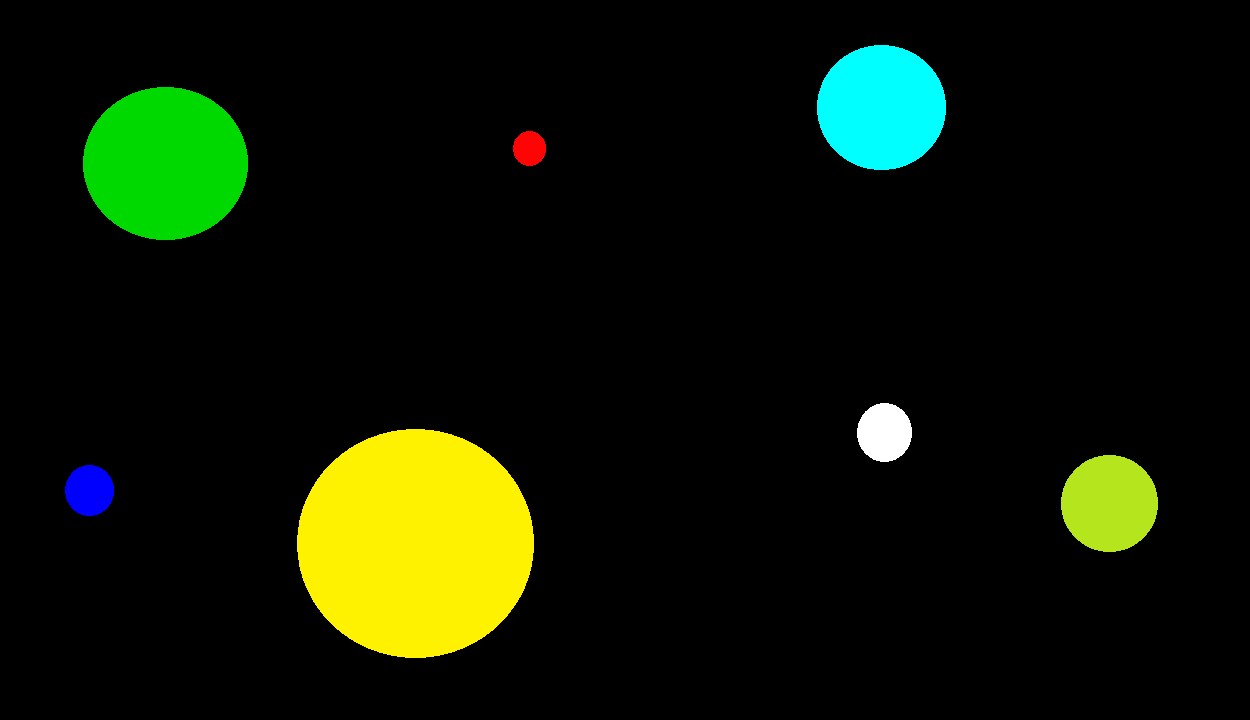
//> input picture colonizer/planets.jpg, 1250 x 720 px
$ ./colonizer1   (built with g++ and OpenCV 4)
//> lines starting //> are read from the running program, lines starting //| are printed output that depends on the picture; after the words box and inside, x2 and y2 are one past the last pixel; in counts of white or black regions, pixels touching at a corner belong together
//> further down, frame is the input picture: 720 rows x 1250 cols, CV_8UC3; mean B, G, R 5.1, 22.4, 14.5
#include <opencv2/opencv.hpp>
#include "opencv2/highgui/highgui.hpp"
#include "opencv2/imgproc/imgproc.hpp"
#include <bits/stdc++.h>
#include <algorithm>

using namespace cv;
using namespace std;

vector<Point> findCity(Mat image){

  cvtColor(image, image, COLOR_BGR2GRAY);
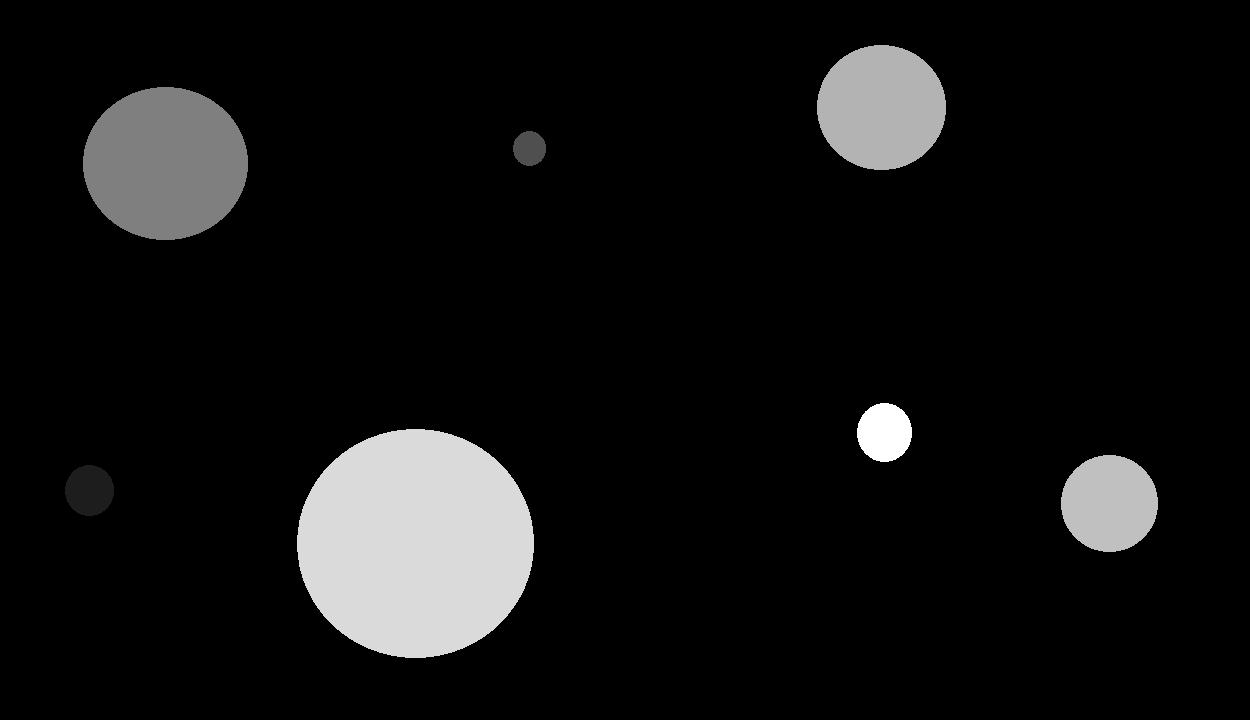
//> image: 720 rows x 1250 cols, CV_8UC1; min 0, max 255, mean 18.1
  vector<Point> city;
  vector<Vec3f> circles;
  Point center;

  HoughCircles( image, circles, CV_HOUGH_GRADIENT, 3, 100, 255, 30, 0, 100 );
//> circles = 6 circles (x, y, radius): [1108.5, 502.5, 48], [169.5, 163.5, 76.2], [880.5, 109.5, 64.8], [883.5, 433.5, 27], [400.5, 559.5, 94.8], [529.5, 148.5, 17.1]

  for( size_t i = 0; i < circles.size(); i++ ) {
    center.x = cvRound(circles[i][0]);
    center.y = cvRound(circles[i][1]);
      // circle center
    circle( image, center, 1, Scalar(255), -1, 1, 0 );
    circle( image, center, cvRound(circles[i][2]), Scalar(255), 1, 1, 0 );
    city.push_back(center);

  }
//> this loop made 6 passes
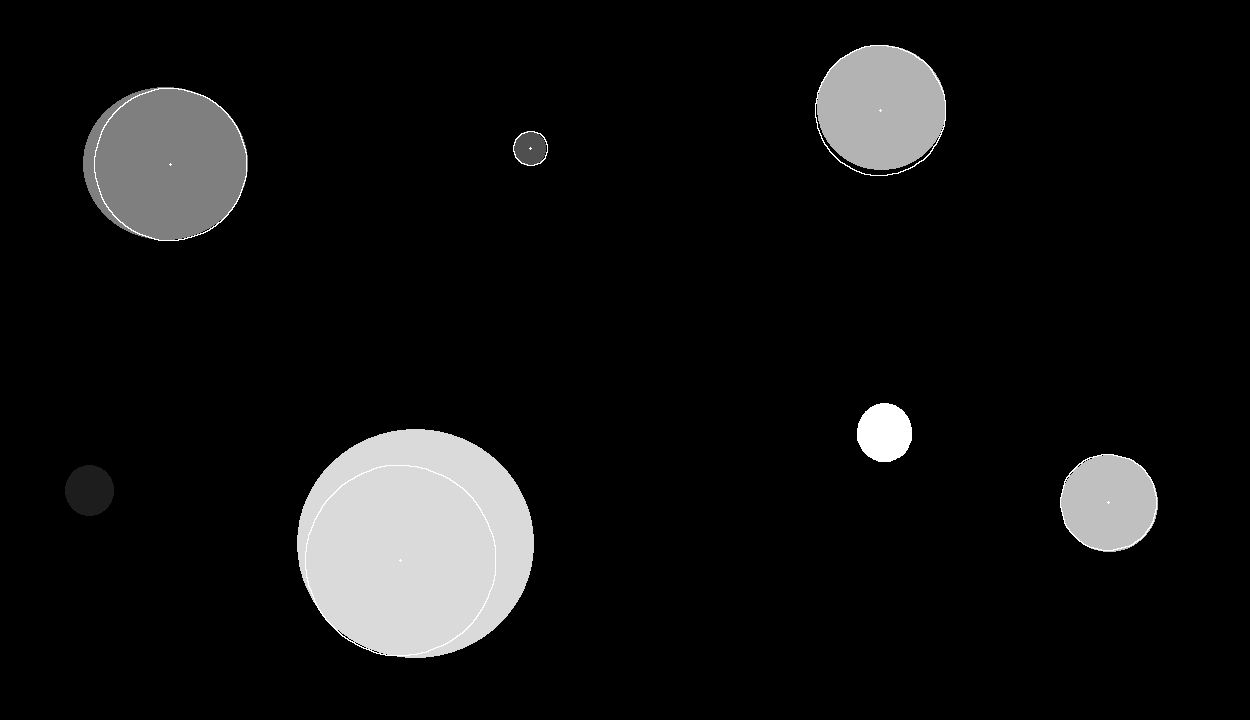
//> image: 720 rows x 1250 cols, CV_8UC1; 0.27% of pixels changed, all inside (x1, y1, x2, y2) = (94, 45, 1157, 656)

	imshow("LocatedCities", image);
	waitKey(0);
	return city;
}

int dist(Point a, Point b) {

	return floor(sqrt(pow(a.x-b.x, 2) + pow(a.y-b.y, 2)) + 0.5);
}

int totalDist(vector<Point> city){
	int sum = 0;
	for(int i=1; i<city.size(); i++)
		sum += dist(city[i], city[i-1]);

	return sum;
}

void optTour(vector<Point>& city) {
	for(int i=3; i<city.size(); i++) {
		if(dist(city[i-3], city[i-1]) < dist(city[i], city[i-2])) {
			int iTotal = totalDist(city);
			swap(city[i-2], city[i-1]);
			int fTotal = totalDist(city);

			if(fTotal > iTotal)
				swap(city[i-2], city[i-1]);
		}
	}
}

void nearestN(vector<Point>& city) {
	for(int i=1; i<city.size(); i++){
		int min = dist(city[i], city[i-1]);
		for(int j=i+1; j<city.size(); j++){
			if(min > dist(city[j], city[i-1]))
				swap(city[j], city[i]);
		}
	}
}


int main() {

	Mat frame = imread("/home/ayu/Pictures/planets.jpg");

	vector<Point> city = findCity(frame);
//> city = 6 Points (x, y): [1108, 502], [170, 164], [880, 110], [884, 434], [400, 560], [530, 148]
	int cost = totalDist(city);
//> the loop in totalDist, `for(int i=1; i<city.size(); i++)` made 5 passes
//> cost = 2965

	nearestN(city);
//> the loop in nearestN, `for(int i=1; i<city.size(); i++)` made 5 passes
//> city = 6 Points (x, y): [1108, 502], [530, 148], [880, 110], [400, 560], [170, 164], [884, 434]
	optTour(city);
//> the loop in optTour, `for(int i=3; i<city.size(); i++)` made 3 passes
//> (iTotal, fTotal) on pass 2: (2909, 3243)

	cout<<"\nTotal distance = "<<cost<<"\nPath :  ";
//| Total distance = 2965
//| Path :
	for(int i=0; i<city.size(); i++)
		cout<<city[i]<<", "<<dist(city[i], city[i+1])<<"\t";

	cout<<endl;
}
